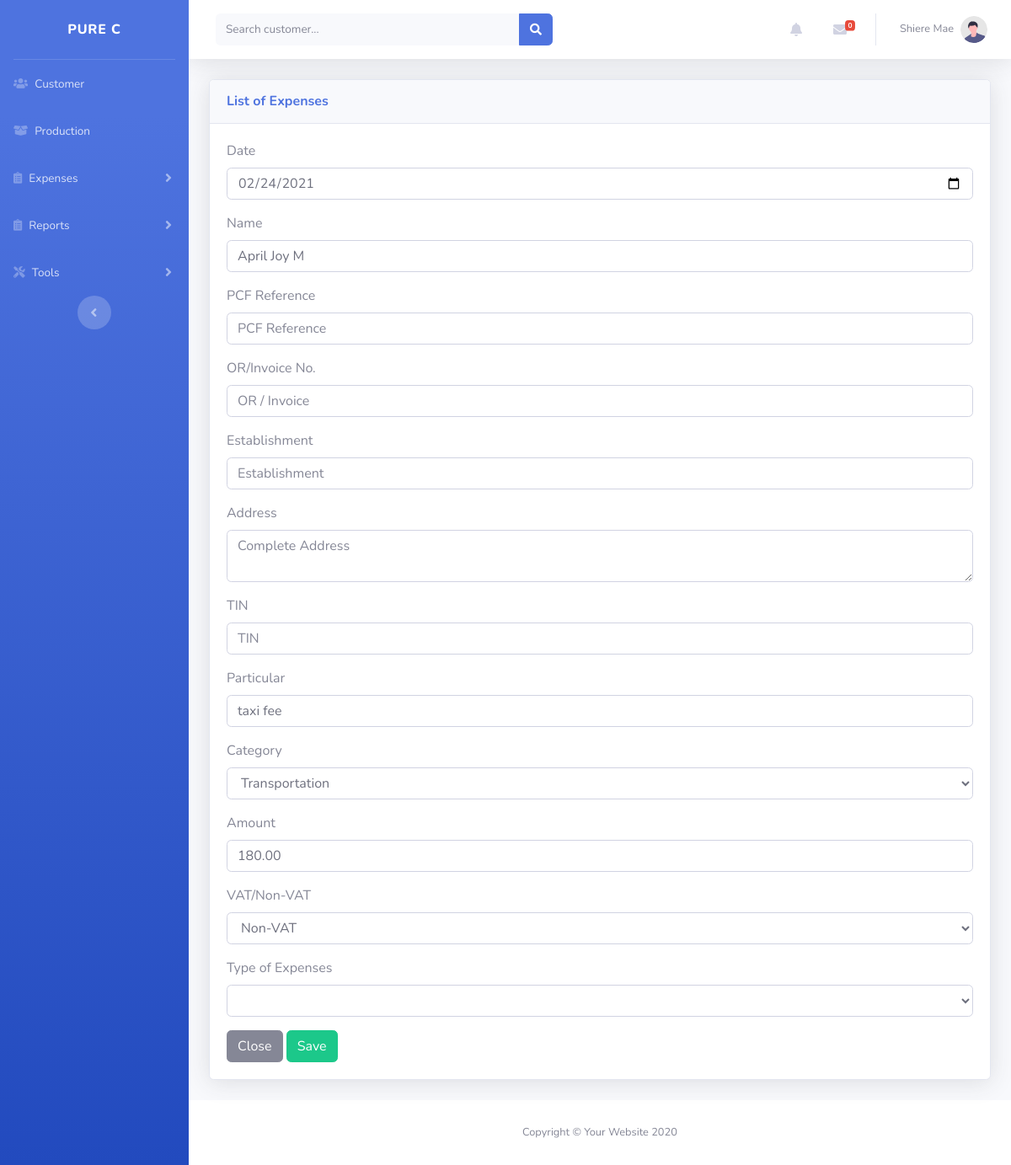
/expenses-edit.php?id=21 (signed in), run on the app's committed database.
### tables this page shows
CREATE TABLE `expenses` (
  `id` int(11) NOT NULL,
  `date_receipt` date DEFAULT NULL,
  `date_added` timestamp NOT NULL DEFAULT CURRENT_TIMESTAMP,
  `added_by` int(11) NOT NULL,
  `amount` decimal(11,2) DEFAULT NULL,
  `net_vat` decimal(11,2) DEFAULT NULL,
  `vat` decimal(11,2) DEFAULT NULL,
  `address` varchar(255) NOT NULL,
  `vat_status` int(11) NOT NULL,
  `particular` varchar(100) NOT NULL,
  `category` int(11) NOT NULL,
  `establishment` varchar(100) NOT NULL,
  `name` varchar(50) NOT NULL,
  `invoice` varchar(25) NOT NULL,
  `tin` varchar(50) NOT NULL
);

CREATE TABLE `category` (
  `id` int(11) NOT NULL,
  `category_name` varchar(50) NOT NULL,
  `added_by` int(11) NOT NULL,
  `date_added` datetime NOT NULL DEFAULT CURRENT_TIMESTAMP
);

### functions.php (called while the page is built, shortened)
<?php
function category_name($id){
	global $conn;
	$id = $id;
	$sql = mysqli_query($conn,"SELECT category_name FROM category WHERE id='$id'");
	$row = mysqli_fetch_assoc($sql);
	$category = $row['category_name'];
	return $category;
}
function vat_status($id){
	$id = $id;
	if($id==1){
		$vatstatus = "VAT";
	}else{
		$vatstatus = "Non-VAT";
	}
	return $vatstatus;
}
?>

### expenses-edit.php (the view, shortened to what this page needs)
<?php include('header.php');?>
<?php
$id = $_GET['id'];
if(isset($_GET['id'])){
	$sql = mysqli_query($conn,"SELECT * FROM expenses WHERE id='$id'") or die(mysqli_error($conn));
	$row = mysqli_fetch_assoc($sql);
}
?>
                <div class="container-fluid">
                    <div class="card shadow mb-4">
                        <div class="card-header py-3 d-flex flex-row align-items-center justify-content-between">
                            <h6 class="m-0 font-weight-bold text-primary">List of Expenses</h6>
                        </div>
                        <div class="card-body">
                            <div class="table-responsive">
                                <form action="" method="POST">
                <div class="form-group">
                    <label>Date</label>
                    <input type="date" class="form-control" id="exampleInputEmail1" name="date_receipt" placeholder="OR / Invoice" value="<?php echo $row['date_receipt'];?>">
                </div>
                <div class="form-group">
                    <label>Name</label>
                    <input type="text" class="form-control" id="exampleInputEmail1" name="name" placeholder="Employee name" value="<?php echo $row['name'];?>">
                </div>
                <div class="form-group">
                    <label>PCF Reference</label>
                    <input type="text" class="form-control" id="exampleInputEmail1" name="pcfreference" placeholder="PCF Reference" value="<?php echo $row['pcf_reference'];?>">
                </div>
	        	<div class="form-group">
	        		<label>OR/Invoice No.</label>
	        		<input type="text" class="form-control" id="exampleInputEmail1" name="invoice" placeholder="OR / Invoice" value="<?php echo $row['invoice'];?>">
	        	</div>
	        	<div class="form-group">
	        		<label>Establishment</label>
	        		<input type="text" class="form-control" id="exampleInputEmail1" name="establishment" placeholder="Establishment" value="<?php echo $row['establishment'];?>">
	        	</div>
	        	<div class="form-group">
	        		<label>Address</label>
	        		<textarea class="form-control" name="address" placeholder="Complete Address"><?php echo $row['address'];?></textarea>
	        	</div>
	        	<div class="form-group">
	        		<label>TIN</label>
	        		<input type="text" class="form-control" name="tin" placeholder="TIN" value="<?php echo $row['tin'];?>">
	        	</div>
	        	<div class="form-group">
	        		<label>Particular</label>
	        		<input type="text" class="form-control" id="exampleInputEmail1" name="particular" placeholder="Particular" value="<?php echo $row['particular'];?>">
	        	</div>
	        	<div class="form-group">
	        		<label>Category</label>
	        		<select class="form-control" name="category">
	        			<option value="<?php echo $row['category'];?>" selected><?php echo category_name($row['category']);?></option>
	        		</select>
	        	</div>
	        	<div class="form-group">
	        		<label>Amount</label>
	        		<input type="text" class="form-control" id="exampleInputEmail1" name="amount" placeholder="Amount" value="<?php echo $row['amount'];?>">
	        	</div>
	        	<div class="form-group">
	        		<label>VAT/Non-VAT</label>
	        		<select class="form-control" name="vat">
                        <option value="<?php echo $row['vat_status'];?>" selected><?php echo vat_status($row['vat_status']);?></option>
	        		</select>
	        	</div>
                <div class="form-group">
                    <label>Type of Expenses</label>
                    <select class="form-control" name="goods_services">
                        <option value="<?php echo $row['goods_services'];?>" selected><?php echo $row['goods_services'];?></option>
                        <option value="Goods">Goods</option>
                    </select>
                </div>
	        <button type="button" class="btn btn-secondary" data-dismiss="modal">Close</button>
	        <input type="submit" class="btn btn-success" name="updateexpenses" value="Save">
	        </form>
                            </div>
                        </div>
                    </div>
                </div>
            </div>
            <footer class="sticky-footer bg-white">
                <div class="container my-auto">
                    <div class="copyright text-center my-auto">
                        <span>Copyright &copy; Your Website 2020</span>
                    </div>
                </div>
            </footer>
        </div>
    </div>
</body>
</html>

### data on the page
expenses: date_receipt "02/24/2021", name "April Joy M", particular "taxi fee", category "Transportation", amount "180.00", vat "Non-VAT"

### other printed values
$_SESSION["fname"] "Shiere Mae"
